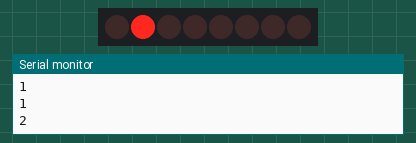
Recording of a sketch running on a simulated Arduino Uno, built with avr-gcc and run on an emulated ATmega328P. On the bench: 8 shift-register outputs drawn as a row of LEDs (first output left, lit = HIGH), the last lines printed to the serial monitor. Wiring (inferred from the names in the program): shift register (74HC595): data pin 3; shift clock pin 7; latch pin 5. Wiring (inferred from the signals the program sends): row of LEDs: on Q0, Q1, Q2, Q3, Q4, Q5, Q6, Q7.

Above: at 0.5 s.
At 2.5 s:
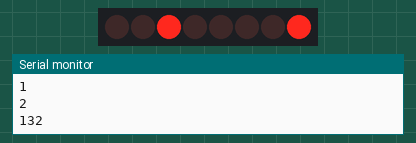
At 3.5 s:
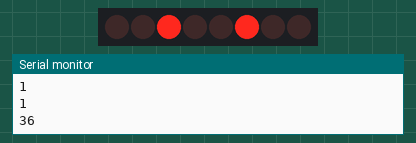
At 5.5 s:
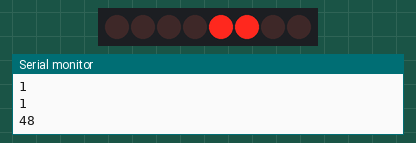
At 8.5 s:
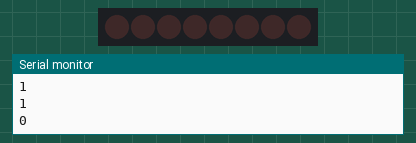
At 11.5 s:
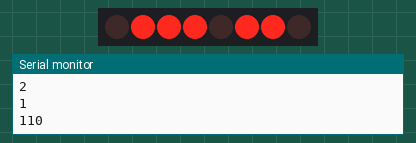
Timing chart, 0 to 13.0 s (numbered marks = the images above):
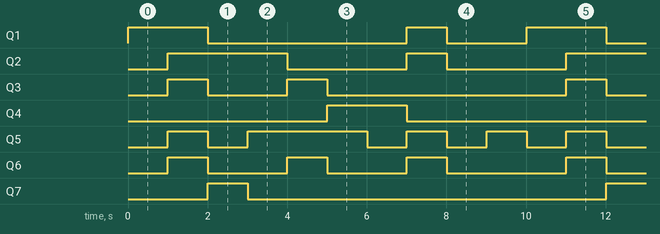

Measured:
- by itself, Q1: repeats every 10.0 s: LOW 5.0 s, HIGH 1.0 s, LOW 2.0 s, HIGH 2.0 s
- by itself, Q2: repeats every 10.0 s: LOW 3.0 s, HIGH 1.0 s, LOW 3.0 s, HIGH 3.0 s
- by itself, Q3: repeats every 10.0 s: LOW 2.0 s, HIGH 1.0 s, LOW 6.0 s, HIGH 1.0 s
- by itself, Q4: alternates HIGH for 2.0 s and LOW for 8.0 s
- by itself, Q5: repeats every 10.0 s: LOW 1.0 s, HIGH 3.0 s, 3 × (LOW 1.0 s, HIGH 1.0 s)
- by itself, Q6: repeats every 10.0 s: 2 × (LOW 2.0 s, HIGH 1.0 s), LOW 3.0 s, HIGH 1.0 s
- by itself, Q7: alternates HIGH for 1.0 s and LOW for 9.0 s

The sketch:

1ic7segment.ino
```cpp
//Pin connected to ST_CP of 74HC595
int latchPin = 5;
//Pin connected to SH_CP of 74HC595
int clockPin = 7;
////Pin connected to DS of 74HC595
int dataPin = 3;
bool pinarray[8];
int center=1;
int topLeft=2;
int top=3;
int topRight=4;
int bottumLeft=5;
int bottum=6;
int bottumRight=7;
int numbers [10][8]={{2,3,4,5,6,7,0},{4,7,0,0,0,0,0},{3,4,5,6,1,0,0},{3,4,6,7,1,0,0},{1,2,4,7,0,0,0},{1,2,3,6,7,0,0},{1,2,3,5,6,7,0,0},{3,4,7,0,0,0,0},{1,2,3,4,5,6,7,0},{1,2,3,4,6,7,0}};

void setup()
{
    //set pins to output so you can control the shift register
    pinMode(latchPin, OUTPUT);
    pinMode(clockPin, OUTPUT);
    pinMode(dataPin, OUTPUT);
    Serial.begin(9600);

}

//code for shiftOut function

void shiftOut_function(uint8_t dataPin, uint8_t clockPin, uint8_t bitOrder, uint8_t val)
{
      uint8_t i;

      for (i = 0; i < 8; i++)  {
            if (bitOrder == LSBFIRST)
                  digitalWrite(dataPin, !!(val & (1 << i)));
            else
                  digitalWrite(dataPin, !!(val & (1 << (7 - i))));

            digitalWrite(clockPin, HIGH);
            digitalWrite(clockPin, LOW);
     }
}
uint8_t btod(){
  uint8_t result=0;
  for(int i=0;i<8;i++){
    result+=MyPow(2,i)*pinarray[i];
    Serial.println(pinarray[i]+1);
    }

    return result;
  }

  int MyPow(int a, int b){
    if(b==0)
        return 1;
      else if(b==1)
        return a;
      else
        return a*MyPow(a,b-1);
    }
void setPin(uint8_t pinNumber,bool power){
 pinarray[pinNumber]=power;
 }
void displayLed(int number){
  for(int i=0;i<8;i++){
    setPin(i,1);
  }
  if(number<=9){
    for(int i=0;i<8;i++){
      setPin(numbers[number][i],0);
    }
  }


}
void printarray(){
  for(int i=0;i<8;i++){
    Serial.println(pinarray[i]);
    }
  }
void loop()
{
    for (int display_number = 0; display_number <= 9; display_number++)
    {
      setPin(1,1);
       digitalWrite(latchPin, LOW);
       uint8_t result;
       displayLed(display_number);
       result=btod();
       Serial.println(result);
       shiftOut_function(dataPin,  clockPin, MSBFIRST,result);
       digitalWrite(latchPin, HIGH);
       delay(1000);
   }
}
```
